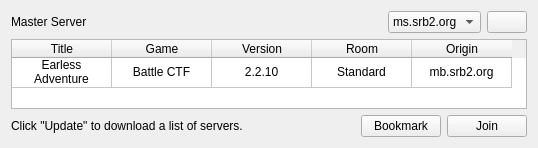
                        <widget class="QWidget" name="BrowseTab">
                         <attribute name="title">
                          <string>Browse</string>
                         </attribute>
                         <layout class="QGridLayout" name="gridLayout_26">
                          <item row="0" column="3">
                           <widget class="QPushButton" name="RefreshButton">
                            <property name="toolTip">
                             <string>Update</string>
                            </property>
                            <property name="text">
                             <string/>
                            </property>
                            <property name="icon">
                             <iconset resource="ll.qrc">
                              <normaloff>:/assets/img/icons/view-refresh.png</normaloff>:/assets/img/icons/view-refresh.png</iconset>
                            </property>
                           </widget>
                          </item>
                          <item row="5" column="0" colspan="4">
                           <layout class="QHBoxLayout" name="horizontalLayout_18">
                            <item>
                             <widget class="QLabel" name="MSStatusLabel">
                              <property name="text">
                               <string>Click &quot;Update&quot; to download a list of servers.</string>
                              </property>
                             </widget>
                            </item>
                            <item>
                             <spacer name="horizontalSpacer_6">
                              <property name="orientation">
                               <enum>Qt::Horizontal</enum>
                              </property>
                              <property name="sizeHint" stdset="0">
                               <size>
                                <width>40</width>
                                <height>20</height>
                               </size>
                              </property>
                             </spacer>
                            </item>
                            <item>
                             <widget class="QPushButton" name="SaveNetgameButton">
                              <property name="text">
                               <string>Bookmark</string>
                              </property>
                              <property name="icon">
                               <iconset resource="ll.qrc">
                                <normaloff>:/assets/img/icons/bookmark-new.png</normaloff>:/assets/img/icons/bookmark-new.png</iconset>
                              </property>
                             </widget>
                            </item>
                            <item>
                             <widget class="QPushButton" name="BrowseNetgameJoinButton">
                              <property name="text">
                               <string>Join</string>
                              </property>
                              <property name="icon">
                               <iconset resource="ll.qrc">
                                <normaloff>:/assets/img/icons/media-playback-start.png</normaloff>:/assets/img/icons/media-playback-start.png</iconset>
                              </property>
                             </widget>
                            </item>
                           </layout>
                          </item>
                          <item row="0" column="0">
                           <widget class="QLabel" name="MSSelectionLabel">
                            <property name="text">
                             <string>Master Server</string>
                            </property>
                           </widget>
                          </item>
                          <item row="1" column="0" colspan="4">
                           <widget class="QTableWidget" name="BrowseNetgameTable">
                            <property name="sizePolicy">
                             <sizepolicy hsizetype="Preferred" vsizetype="Expanding">
                              <horstretch>0</horstretch>
                              <verstretch>0</verstretch>
                             </sizepolicy>
                            </property>
                            <property name="sizeAdjustPolicy">
                             <enum>QAbstractScrollArea::AdjustToContents</enum>
                            </property>
                            <property name="editTriggers">
                             <set>QAbstractItemView::DoubleClicked</set>
                            </property>
                            <property name="selectionBehavior">
                             <enum>QAbstractItemView::SelectRows</enum>
                            </property>
                            <attribute name="horizontalHeaderCascadingSectionResizes">
                             <bool>true</bool>
                            </attribute>
                            <attribute name="verticalHeaderVisible">
                             <bool>false</bool>
                            </attribute>
                            <row>
                             <property name="text">
                              <string/>
                             </property>
                            </row>
                            <column>
                             <property name="text">
                              <string>Title</string>
                             </property>
                            </column>
                            <column>
                             <property name="text">
                              <string>Game</string>
                             </property>
                            </column>
                            <column>
                             <property name="text">
                              <string>Version</string>
                             </property>
                            </column>
                            <column>
                             <property name="text">
                              <string>Room</string>
                             </property>
                            </column>
                            <column>
                             <property name="text">
                              <string>Origin</string>
                             </property>
                            </column>
                            <item row="0" column="0">
                             <property name="text">
                              <string>Earless Adventure</string>
                             </property>
                             <property name="textAlignment">
                              <set>AlignCenter</set>
                             </property>
                             <property name="flags">
                              <set>ItemIsSelectable|ItemIsEnabled</set>
                             </property>
                            </item>
                            <item row="0" column="1">
                             <property name="text">
                              <string>Battle CTF</string>
                             </property>
                             <property name="textAlignment">
                              <set>AlignCenter</set>
                             </property>
                             <property name="flags">
                              <set>ItemIsSelectable|ItemIsEnabled</set>
                             </property>
                            </item>
                            <item row="0" column="2">
                             <property name="text">
                              <string>2.2.10</string>
                             </property>
                             <property name="textAlignment">
                              <set>AlignCenter</set>
                             </property>
                             <property name="flags">
                              <set>ItemIsSelectable|ItemIsEnabled</set>
                             </property>
                            </item>
                            <item row="0" column="3">
                             <property name="text">
                              <string>Standard</string>
                             </property>
                             <property name="textAlignment">
                              <set>AlignCenter</set>
                             </property>
                             <property name="flags">
                              <set>ItemIsSelectable|ItemIsEnabled</set>
                             </property>
                            </item>
                            <item row="0" column="4">
                             <property name="text">
                              <string>mb.srb2.org</string>
                             </property>
                             <property name="textAlignment">
                              <set>AlignCenter</set>
                             </property>
                             <property name="flags">
                              <set>ItemIsSelectable|ItemIsEnabled</set>
                             </property>
                            </item>
                           </widget>
                          </item>
                          <item row="0" column="2">
                           <widget class="QComboBox" name="BrowseMSCombobox">
                            <property name="sizePolicy">
                             <sizepolicy hsizetype="Preferred" vsizetype="Fixed">
                              <horstretch>0</horstretch>
                              <verstretch>0</verstretch>
                             </sizepolicy>
                            </property>
                            <property name="minimumSize">
                             <size>
                              <width>80</width>
                              <height>0</height>
                             </size>
                            </property>
                            <property name="sizeAdjustPolicy">
                             <enum>QComboBox::AdjustToContents</enum>
                            </property>
                            <item>
                             <property name="text">
                              <string>ms.srb2.org</string>
                             </property>
                            </item>
                           </widget>
                          </item>
                          <item row="0" column="1">
                           <spacer name="horizontalSpacer_7">
                            <property name="orientation">
                             <enum>Qt::Horizontal</enum>
                            </property>
                            <property name="sizeHint" stdset="0">
                             <size>
                              <width>40</width>
                              <height>20</height>
                             </size>
                            </property>
                           </spacer>
                          </item>
                         </layout>
                        </widget>
